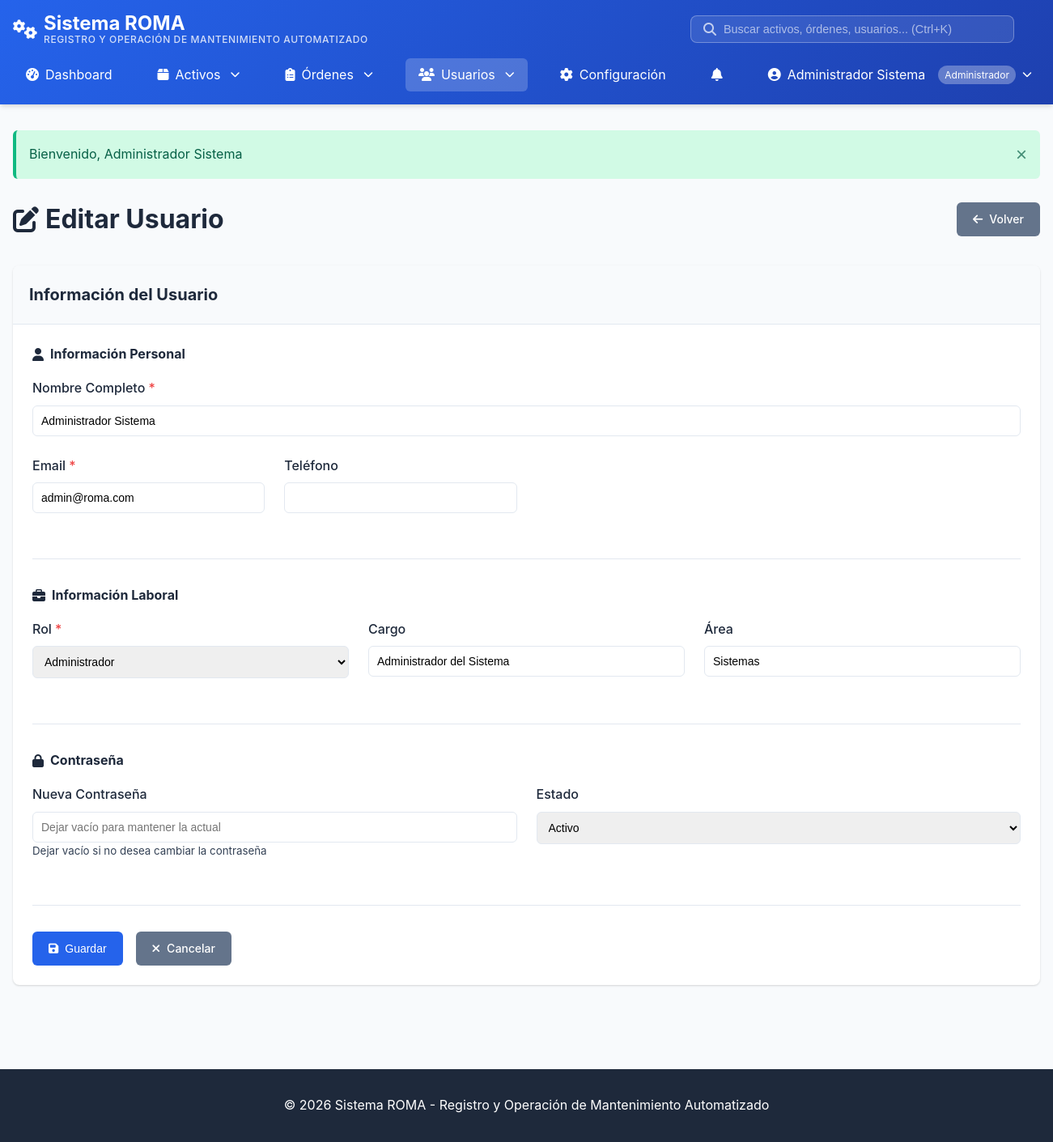
The page /index.php?action=usuarios&subaction=editar&id=1 (signed in) on the database its author committed.
### tables this page shows
CREATE TABLE usuarios (
    id_usuario INT AUTO_INCREMENT PRIMARY KEY,
    nombre VARCHAR(255) NOT NULL,
    email VARCHAR(255) UNIQUE NOT NULL,
    password_hash VARCHAR(255) NOT NULL,
    rol ENUM('administrador', 'jefe', 'director', 'operario') DEFAULT 'operario',
    telefono VARCHAR(20),
    cargo VARCHAR(100),
    area VARCHAR(100),
    activo BOOLEAN DEFAULT TRUE,
    fecha_creacion TIMESTAMP DEFAULT CURRENT_TIMESTAMP,
    INDEX idx_email (email),
    INDEX idx_rol (rol)
);

### controllers/UsuariosController.php (called while the page is built, shortened)
<?php
class UsuariosController {
    public function editar($id) {
        $database = new Database();
        $conn = $database->getConnection();
        $query = "SELECT id_usuario, nombre, email, rol, telefono, cargo, area, activo
                  FROM usuarios
                  WHERE id_usuario = :id";
        $stmt = $conn->prepare($query);
        $stmt->bindParam(':id', $id, PDO::PARAM_INT);
        $stmt->execute();
        $usuario = $stmt->fetch();
        $roles = USER_ROLES;
        require_once __DIR__ . '/../views/usuarios/form.php';
    }
}

### views/usuarios/form.php (the view, shortened to what this page needs)
<?php
$is_edit = isset($usuario);
require_once __DIR__ . '/../layout/header.php';
?>
<div class="page-header">
    <h1>
        <i class="fas fa-<?php echo $is_edit ? 'edit' : 'plus'; ?>"></i>
        <?php echo $is_edit ? 'Editar Usuario' : 'Nuevo Usuario'; ?>
    </h1>
    <a href="<?php echo BASE_URL; ?>index.php?action=usuarios" class="btn btn-secondary">
        <i class="fas fa-arrow-left"></i> Volver
    </a>
</div>
<div class="card">
    <div class="card-header">
        <h3>Información del Usuario</h3>
    </div>
    <div class="card-body">
        <form method="POST" action="<?php echo BASE_URL; ?>index.php?action=usuarios&subaction=<?php echo $is_edit ? 'actualizar&id=' . $usuario['id_usuario'] : 'guardar'; ?>">
            <div class="form-section">
                <h4><i class="fas fa-user"></i> Información Personal</h4>
                <div class="form-grid">
                    <div class="form-group form-group-full">
                        <label>Nombre Completo <span class="required">*</span></label>
                        <input type="text" name="nombre"
                               value="<?php echo htmlspecialchars($usuario['nombre'] ?? ''); ?>"
                               required>
                    </div>
                    <div class="form-group">
                        <label>Email <span class="required">*</span></label>
                        <input type="email" name="email"
                               value="<?php echo htmlspecialchars($usuario['email'] ?? ''); ?>"
                               required>
                    </div>
                    <div class="form-group">
                        <label>Teléfono</label>
                        <input type="text" name="telefono"
                               value="<?php echo htmlspecialchars($usuario['telefono'] ?? ''); ?>">
                    </div>
                </div>
            </div>
            <div class="form-section">
                <h4><i class="fas fa-briefcase"></i> Información Laboral</h4>
                <div class="form-grid">
                    <div class="form-group">
                        <label>Rol <span class="required">*</span></label>
                        <select name="rol" required>
                            <?php foreach ($roles as $key => $nombre): ?>
                                <option value="<?php echo $key; ?>"
                                        <?php echo (isset($usuario['rol']) && $usuario['rol'] === $key) ? 'selected' : ''; ?>>
                                    <?php echo $nombre; ?>
                                </option>
                            <?php endforeach; ?>
                        </select>
                    </div>
                    <div class="form-group">
                        <label>Cargo</label>
                        <input type="text" name="cargo"
                               value="<?php echo htmlspecialchars($usuario['cargo'] ?? ''); ?>"
                               placeholder="Ej: Técnico de Mantenimiento">
                    </div>
                    <div class="form-group">
                        <label>Área</label>
                        <input type="text" name="area"
                               value="<?php echo htmlspecialchars($usuario['area'] ?? ''); ?>"
                               placeholder="Ej: Mantenimiento">
                    </div>
                </div>
            </div>
            <div class="form-section">
                <h4><i class="fas fa-lock"></i> Contraseña</h4>
                <div class="form-grid">
                    <div class="form-group">
                        <label><?php echo $is_edit ? 'Nueva Contraseña' : 'Contraseña'; ?> <?php echo $is_edit ? '' : '<span class="required">*</span>'; ?></label>
                        <input type="password" name="password"
                               <?php echo $is_edit ? '' : 'required'; ?>
                               placeholder="<?php echo $is_edit ? 'Dejar vacío para mantener la actual' : 'Mínimo 6 caracteres'; ?>">
                        <?php if ($is_edit): ?>
                            <small>Dejar vacío si no desea cambiar la contraseña</small>
                        <?php endif; ?>
                    </div>
                    <?php if ($is_edit): ?>
                        <div class="form-group">
                            <label>Estado</label>
                            <select name="activo">
                                <option value="1" <?php echo (isset($usuario['activo']) && $usuario['activo']) ? 'selected' : ''; ?>>Activo</option>
                            </select>
                        </div>
                    <?php endif; ?>
                </div>
            </div>
            <div class="form-actions">
                <button type="submit" class="btn btn-primary">
                    <i class="fas fa-save"></i> Guardar
                </button>
                <a href="<?php echo BASE_URL; ?>index.php?action=usuarios" class="btn btn-secondary">
                    <i class="fas fa-times"></i> Cancelar
                </a>
            </div>
        </form>
    </div>
</div>
<?php require_once __DIR__ . '/../layout/footer.php'; ?>

### assets/css/style.css (style rules this page uses)
:root { --primary-color: #2563eb; --secondary-color: #64748b; --success-color: #10b981; --danger-color: #ef4444; --warning-color: #f59e0b; --info-color: #3b82f6; --dark-color: #1e293b; --light-color: #f8fafc; --border-color: #e2e8f0; --text-color: #334155; --text-light: #64748b; --shadow: 0 1px 3px 0 rgba(0, 0, 0, 0.1), 0 1px 2px 0 rgba(0, 0, 0, 0.06); --shadow-md: 0 4px 6px -1px rgba(0, 0, 0, 0.1), 0 2px 4px -1px rgba(0, 0, 0, 0.06); --shadow-lg: 0 10px 15px -3px rgba(0, 0, 0, 0.1), 0 4px 6px -2px rgba(0, 0, 0, 0.05); }
* { margin: 0; padding: 0; box-sizing: border-box; }
body { font-family: -apple-system, BlinkMacSystemFont, 'Segoe UI', Roboto, 'Helvetica Neue', Arial, sans-serif; color: var(--text-color); background-color: var(--light-color); line-height: 1.6; overflow-x: hidden; }
.page-header { display: flex; justify-content: space-between; align-items: center; margin-bottom: 2rem; flex-wrap: wrap; gap: 1rem; }
.page-header h1 { font-size: 2rem; color: var(--dark-color); display: flex; align-items: center; gap: 0.5rem; }
.card { background: white; border-radius: 0.5rem; box-shadow: var(--shadow); margin-bottom: 1.5rem; overflow: hidden; }
.card-header { padding: 1.25rem; background-color: var(--light-color); border-bottom: 1px solid var(--border-color); display: flex; justify-content: space-between; align-items: center; }
.card-header h3 { font-size: 1.25rem; color: var(--dark-color); display: flex; align-items: center; gap: 0.5rem; margin: 0; }
.card-body { padding: 1.5rem; }
.btn { display: inline-flex; align-items: center; gap: 0.5rem; padding: 0.625rem 1.25rem; border: none; border-radius: 0.375rem; font-size: 0.875rem; font-weight: 500; cursor: pointer; text-decoration: none; transition: all 0.2s; white-space: nowrap; }
.btn-primary { background-color: var(--primary-color); color: white; }
.btn-secondary { background-color: var(--secondary-color); color: white; }
.form-grid { display: grid; grid-template-columns: repeat(auto-fit, minmax(250px, 1fr)); gap: 1.5rem; margin-bottom: 1.5rem; }
.form-group { display: flex; flex-direction: column; }
.form-group-full { grid-column: 1 / -1; }
.form-group label { margin-bottom: 0.5rem; font-weight: 500; color: var(--dark-color); }
.form-group .required { color: var(--danger-color); }
.form-group input, .form-group select, .form-group textarea { padding: 0.625rem; border: 1px solid var(--border-color); border-radius: 0.375rem; font-size: 0.875rem; transition: border-color 0.2s; width: 100%; }
.form-section { margin-bottom: 2rem; padding-bottom: 2rem; border-bottom: 1px solid var(--border-color); }
.form-section h4 { margin-bottom: 1rem; color: var(--dark-color); display: flex; align-items: center; gap: 0.5rem; }
.form-actions { display: flex; gap: 1rem; margin-top: 1.5rem; flex-wrap: wrap; }

### rows shown on the page
usuarios: nombre "Administrador Sistema", email "admin@roma.com", rol "Administrador", cargo "Administrador del Sistema", area "Sistemas", activo "Activo"

### other values the page prints
$_SESSION['usuario_nombre'] "Administrador Sistema"
USER_ROLES[$_SESSION['usuario_rol']] "Administrador"
$_SESSION['mensaje'] "Bienvenido, Administrador Sistema"
